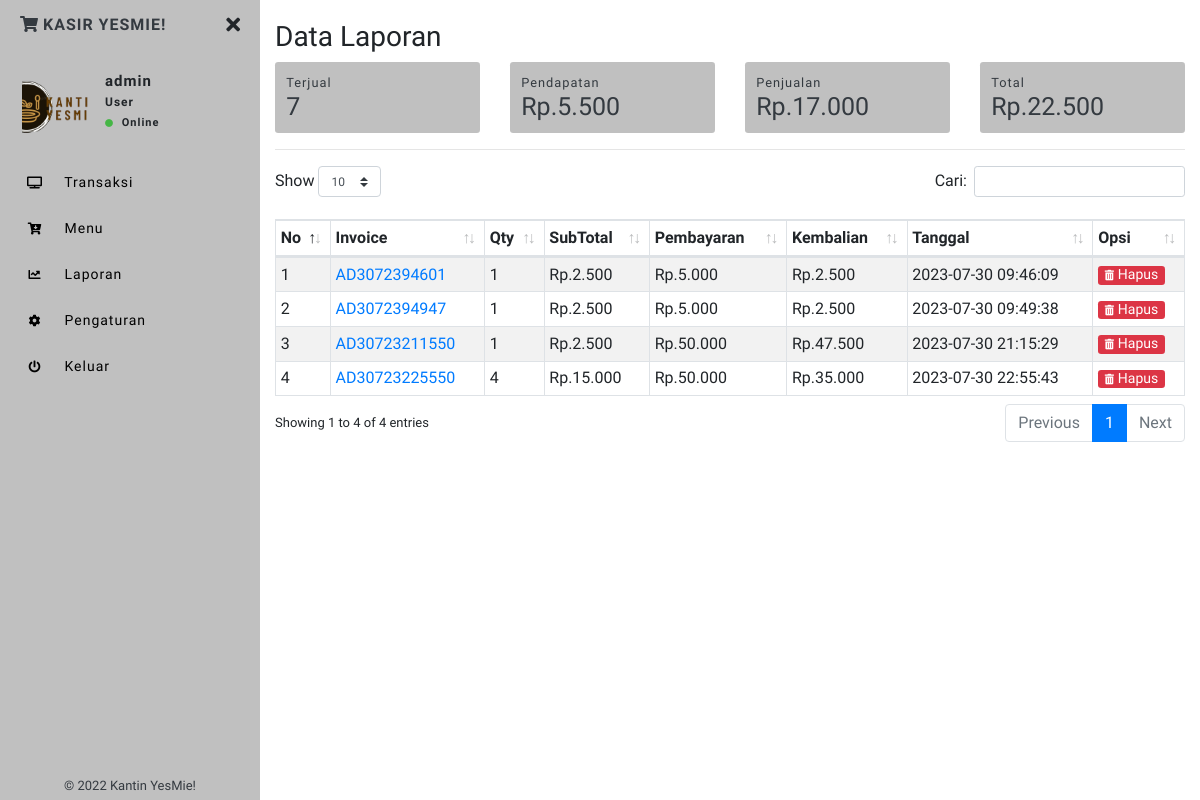
The app's page /laporan.php (signed in) with its own data.
### tables this page shows
CREATE TABLE `inv` (
  `invid` int(11) NOT NULL AUTO_INCREMENT,
  `invoice` varchar(100) NOT NULL,
  `tgl_inv` timestamp NOT NULL DEFAULT current_timestamp() ON UPDATE current_timestamp(),
  `pembayaran` int(11) NOT NULL,
  `kembalian` int(11) NOT NULL,
  `status` varchar(10) NOT NULL,
  PRIMARY KEY (`invid`)
);

### laporan.php (the view, shortened to what this page needs)
<?php include 'sidebar.php'; ?>
<?php
$i1 = mysqli_fetch_assoc(mysqli_query($conn,"SELECT SUM(qty) as totqty FROM laporan"));
$i2 = mysqli_fetch_assoc(mysqli_query($conn,"SELECT SUM(qty*harga_modal) as totdpt FROM laporan"));
$i3 = mysqli_fetch_assoc(mysqli_query($conn,"SELECT SUM(subtotal-qty*harga_modal) as totdpt1 FROM laporan"));
$i4 = mysqli_fetch_assoc(mysqli_query($conn,"SELECT SUM(subtotal) as isub FROM laporan"));
?>
<h1 class="h3 mb-2">Data Laporan</h1>
<div class="row">
    <div class="col-6 col-sm-6 col-md-3 col-lg-3 m-pr-1 m-mb-1">
        <div class="box-laporan" style="background-color: #c0c0c0;">
            <p class="small mb-0 text-dark">Terjual</p>
            <h5 class="mb-0 text-dark"><?php echo ribuan($i1['totqty']); ?></h5>
        </div>
    </div>
    <div class="col-6 col-sm-6 col-md-3 col-lg-3 m-pl-1 m-mb-1">
        <div class="box-laporan" style="background-color: #c0c0c0;">
            <p class="small mb-0 text-dark">Pendapatan</p>
            <h5 class="mb-0 text-dark">Rp.<?php echo ribuan($i3['totdpt1']); ?></h5>
        </div>
    </div>
    <div class="col-6 col-sm-6 col-md-3 col-lg-3 m-pr-1">
        <div class="box-laporan" style="background-color: #c0c0c0;">
            <p class="small mb-0 text-dark">Penjualan</p>
            <h5 class="mb-0 text-dark">Rp.<?php echo ribuan($i2['totdpt']); ?></h5>
        </div>
    </div>
    <div class="col-6 col-sm-6 col-md-3 col-lg-3 m-pl-1">
        <div class="box-laporan" style="background-color: #c0c0c0;">
            <p class="small mb-0 text-dark">Total</p>
            <h5 class="mb-0 text-dark">Rp.<?php echo ribuan($i4['isub']); ?></h5>
        </div>
    </div>
</div>
<hr>
<table class="table table-striped table-sm table-bordered dt-responsive nowrap" id="table" width="100%">
    <thead>
        <tr>
            <th>No</th>
            <th>Invoice</th>
            <th>Qty</th>
            <th>SubTotal</th>
            <th>Pembayaran</th>
            <th>Kembalian</th>
            <th>Tanggal</th>
            <th>Opsi</th>
        </tr>
    </thead>
    <tbody>
        <?php
    $no = 1;
    $data_laporan = mysqli_query($conn,"SELECT * FROM inv WHERE status='selesai' ORDER BY invid ASC");
    while($d = mysqli_fetch_array($data_laporan)){
      $oninv = $d['invoice'];
        ?>
        <tr>
            <td><?php echo $no++; ?></td>
            <td><a href="invoice.php?detail=<?php echo $oninv ?>"><?php echo $d['invoice']; ?></a></td>
            <td><?php
  $result1 = mysqli_query($conn,"SELECT SUM(qty) AS count FROM laporan WHERE invoice='$oninv'");
  $cekrow = mysqli_num_rows($result1);
  $row1 = mysqli_fetch_assoc($result1);
  $count = $row1['count'];
  if($cekrow > 0){
      echo ribuan($count);
      } else {
          echo '0';
      }?></td>
            <td>Rp.<?php
  $result2 = mysqli_query($conn,"SELECT SUM(subtotal) AS count1 FROM laporan WHERE invoice='$oninv'");
  $cekrow1 = mysqli_num_rows($result2);
  $row2 = mysqli_fetch_assoc($result2);
  $count1 = $row2['count1'];
  if($cekrow1 > 0){
      echo ribuan($count1);
      } else {
          echo '0';
      }?></td>
            <td>Rp.<?php echo ribuan($d['pembayaran']); ?></td>
            <td>Rp.<?php echo ribuan($d['kembalian']); ?></td>
            <td><?php echo $d['tgl_inv']; ?></td>
            <td>
                <form method="post">
                    <button type="submit" name="Remove" class="btn btn-danger btn-xs">
                        <i class="fas fa-trash-alt fa-xs mr-1"></i>Hapus</button>
                </form>
            </td>
        </tr>
        <?php } ?>
    </tbody>
</table>
<?php include 'footer.php'; ?>

### sidebar.php (shortened to what this page needs)
<?php
include "config.php";
  function ribuan ($nilai){
    return number_format ($nilai, 0, ',', '.');
}
$uid = $_SESSION['userid'];
$DataLogin = mysqli_fetch_array(mysqli_query($conn,"SELECT * FROM login WHERE userid='$uid'"));
$username = $DataLogin['username'];
$toko = $DataLogin['toko'];
$logo = $DataLogin['logo'];
?>
<!DOCTYPE html>
<html>
<head>
    <link rel="stylesheet" href="https://maxcdn.bootstrapcdn.com/bootstrap/4.0.0/css/bootstrap.min.css">
    <link href="assets/css/style.css" rel="stylesheet">
    <link href="https://use.fontawesome.com/releases/v5.0.6/css/all.css" rel="stylesheet">
    <link href="assets/vendor/datatables/dataTables.bootstrap4.min.css" rel="stylesheet">
    <link href="assets/vendor/datatables/responsive.bootstrap4.min.css" rel="stylesheet">
</head>
<body>
    <div class="page-wrapper toggled">
        <nav id="sidebar" class="sidebar-wrapper" style="background-color: #c0c0c0;">
            <div class="sidebar-content">
                <div class="sidebar-brand" style="background-color: #c0c0c0;">
                    <a href="./" class="text-dark"><i class="fas fa-shopping-cart mr-1"></i><?php echo $toko ?></a>
                    <div id="close-sidebar">
                        <i class="fas fa-times"></i>
                    </div>
                </div>
                <div class="sidebar-header">
                    <div class="user-pic" style="height:70px;width:70px;">
                        <img class="img-responsive img-rounded" src="assets/images/<?php echo $logo ?>"
                            alt="User picture">
                    </div>
                    <div class="user-info">
                        <span class="user-name"><?php echo $username ?>
                        </span>
                        <span class="user-role">User</span>
                        <span class="user-status">
                            <i class="fa fa-circle"></i>
                            <span>Online</span>
                        </span>
                    </div>
                </div>
                <div class="sidebar-menu" style="background-color: #c0c0c0;">
                    <ul>
                        <li>
                            <a href="index.php">
                                <i class="fas fa-tv"></i>
                                <span>Transaksi</span>
                            </a>
                        </li>
                        <li>
                            <a href="menu.php">
                                <i class="fas fa-cart-arrow-down"></i>
                                <span>Menu</span>
                            </a>
                        </li>
                        <li>
                            <a href="laporan.php">
                                <i class="fa fa-chart-line"></i>
                                <span>Laporan</span>
                            </a>
                        </li>
                        <li>
                            <a href="pengaturan.php">
                                <i class="fa fa-cog"></i>
                                <span>Pengaturan</span>
                            </a>
                        </li>
                        <li>
                            <a href="#Exit" data-toggle="modal">
                                <i class="fa fa-power-off"></i>
                                <span>Keluar</span>
                            </a>
                        </li>
                    </ul>
                </div>
            </div>
            <div class="sidebar-footer text-dark" style="background-color: #c0c0c0;">
                © 2022 Kantin YesMie!
            </div>
        </nav>
        <main class="page-content">
            <div class="container-fluid">
                <div class="d-block d-sm-block d-md-none d-lg-none py-2"></div>

### footer.php (shortened to what this page needs)
</div>
</main>
</div>
    </body>
    </html>

### assets/css/style.css (style rules this page uses)
html, body { font-size:1rem; scroll-behavior: smooth; font-family: 'Signika', sans-serif; }
a { text-decoration: none !important; }
.page-wrapper .sidebar-wrapper, .sidebar-wrapper .sidebar-brand > a, .sidebar-wrapper .sidebar-dropdown > a:after, .sidebar-wrapper .sidebar-menu .sidebar-dropdown .sidebar-submenu li a:before, .sidebar-wrapper ul li a i, .page-wrapper .page-content, .sidebar-wrapper .sidebar-search input.search-menu, .sidebar-wrapper .sidebar-search .input-group-text, .sidebar-wrapper .sidebar-menu ul li a, #show-sidebar, #close-sidebar { -webkit-transition: all 0.3s ease; -moz-transition: all 0.3s ease; -ms-transition: all 0.3s ease; -o-transition: all 0.3s ease; transition: all 0.3s ease; }
.page-wrapper { height: 100vh; }
.page-wrapper.toggled .sidebar-wrapper { left: 0px; }
.sidebar-wrapper { width: 260px; height: 100%; max-height: 100%; position: fixed; top: 0; left: -300px; z-index: 999; }
.sidebar-wrapper ul { list-style-type: none; padding: 0; margin: 0; }
.sidebar-wrapper a { text-decoration: none; }
.sidebar-content { max-height: calc(100% - 30px); height: calc(100% - 30px); overflow-y: auto; position: relative; }
.sidebar-wrapper .sidebar-brand { padding: 10px 20px; display: flex; align-items: center; background: #ffffffff; }
.sidebar-wrapper .sidebar-brand > a { text-transform: uppercase; font-weight: bold; flex-grow: 1; letter-spacing: 1px; }
.sidebar-wrapper .sidebar-brand #close-sidebar { cursor: pointer; font-size: 20px; }
.sidebar-wrapper .sidebar-header { padding: 20px; overflow: hidden; }
.sidebar-wrapper .sidebar-header .user-pic { float: left; width: 60px; padding: 2px; border-radius: 12px; margin-right: 15px; overflow: hidden; }
.sidebar-wrapper .sidebar-header .user-pic img { object-fit: cover; height: 100%; width: 100%; }
.sidebar-wrapper .sidebar-header .user-info { float: left; letter-spacing: 1px; }
.sidebar-wrapper .sidebar-header .user-info > span { display: block; font-size: 15px; font-weight: 600; }
.sidebar-wrapper .sidebar-header .user-info .user-role { font-size: 12px; }
.sidebar-wrapper .sidebar-header .user-info .user-status { font-size: 11px; margin-top: 4px; }
.sidebar-wrapper .sidebar-header .user-info .user-status i { font-size: 8px; margin-right: 4px; color: #45b645; }
.sidebar-wrapper .sidebar-menu { padding-bottom: 10px; }
.sidebar-wrapper .sidebar-menu ul li a { display: inline-block; width: 100%; text-decoration: none; font-size: 14px; color: black; letter-spacing: 1px; position: relative; padding: 8px 30px 8px 20px; }
.sidebar-wrapper .sidebar-menu ul li a i { margin-right: 10px; font-size: 12px; width: 30px; height: 30px; line-height: 30px; text-align: center; border-radius: 4px; }
.sidebar-footer { position: absolute; width: 100%; bottom: 0; text-align: center; color: #ffffff; font-weight: 300; background: #415fd88f; font-size: 13px; padding-top: 0.3rem; padding-bottom: 0.3rem; }
.page-wrapper .page-content { display: inline-block; width: 100%; padding-left: 0px; padding-top: 20px; }
.page-wrapper .page-content { overflow-x: hidden; }
.btn, .btn:focus, .btn:hover, .btn:active { border: none !important; }
.btn-group-xs > .btn, .btn-xs { padding: .25rem .4rem; font-size: .875rem; line-height: .5; border-radius: .2rem; }
.box-laporan { padding: 0.7rem; background: #4c6ef8; border-radius:0.2rem; }
.box-laporan p { color: #d4ddff; letter-spacing: 1px; }
.box-laporan h5 { color: #ffffff; font-size:25px; }
@media screen and (min-width: 768px) { .page-wrapper.toggled .page-content { padding-left: 260px; } }

### records on screen
inv: invoice "AD3072394601", count "1", count1 "2.500", pembayaran "5.000", kembalian "2.500", tgl_inv "2023-07-30 09:46:09"
inv: invoice "AD3072394947", count "1", count1 "2.500", pembayaran "5.000", kembalian "2.500", tgl_inv "2023-07-30 09:49:38"
inv: invoice "AD30723211550", count "1", count1 "2.500", pembayaran "50.000", kembalian "47.500", tgl_inv "2023-07-30 21:15:29"
inv: invoice "AD30723225550", count "4", count1 "15.000", pembayaran "50.000", kembalian "35.000", tgl_inv "2023-07-30 22:55:43"

### other values on screen
$toko "KASIR YESMIE!"
$username "admin"
ribuan($i1['totqty']) "7"
ribuan($i3['totdpt1']) "5.500"
ribuan($i2['totdpt']) "17.000"
ribuan($i4['isub']) "22.500"
